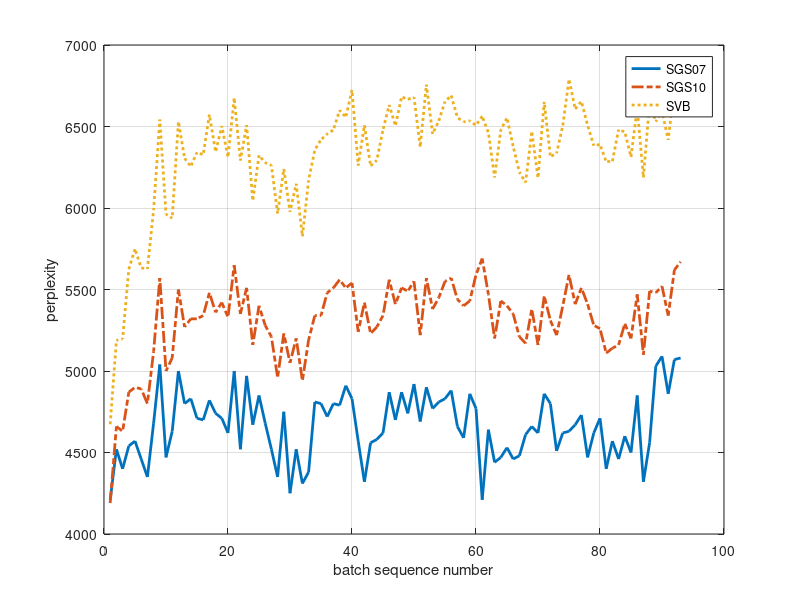

MATLAB code to generate this figure:
% process of learning
figure
load pro

h=plot(1:93, [pro_SGS07;pro_SGS10;pro_SVB2]);
legend('SGS07','SGS10','SVB')
set(h(1), 'linewidth',2)
set(h(2),'linestyle','-.', 'linewidth',2)
set(h(3),'linestyle',':', 'linewidth',2)

xlabel('batch sequence number')
ylabel('perplexity')
grid on